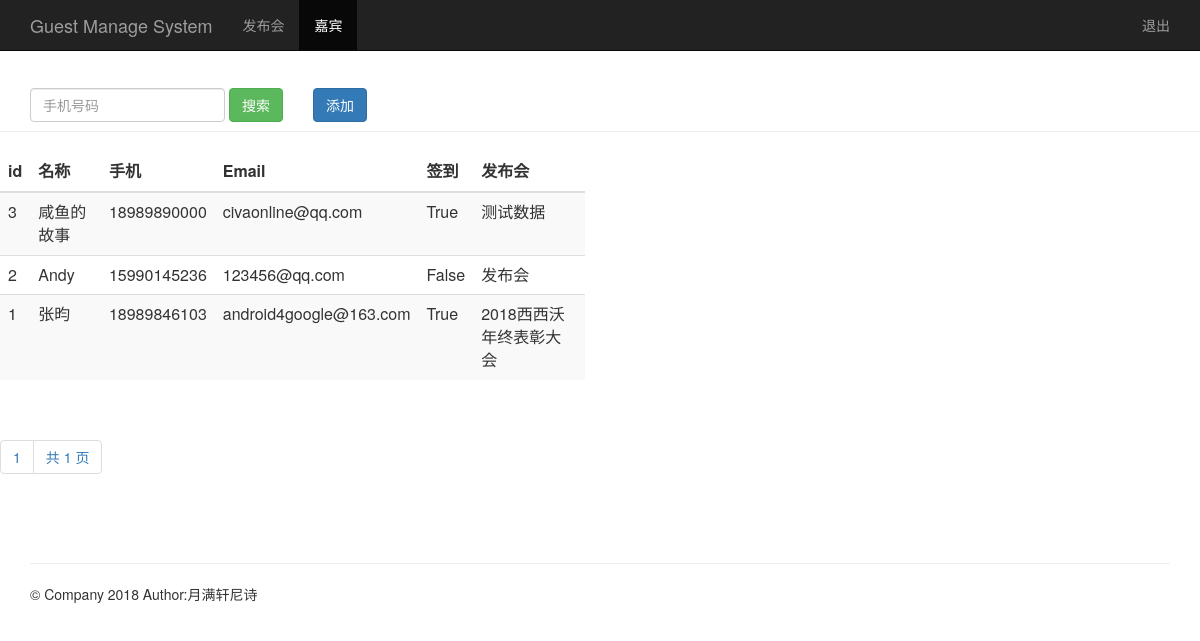
/guest_manage/, run on the app's committed database.
### sign/models.py (models this page shows, shortened)
class Guest(models.Model):
    event = models.ForeignKey(Event, on_delete=models.CASCADE)  # 关联发布会id
    realname = models.CharField(max_length=64)  # 姓名
    phone = models.CharField(max_length=16)  # 手机号
    email = models.EmailField()  # 邮箱
    sign = models.BooleanField()  # 签到状态
    create_time = models.DateTimeField(auto_now=True)  # 创建时间（自动获取当前时间）
    class Meta:
        unique_together = ('phone', 'event')
        ordering = ['-id']

class Event(models.Model):
    name = models.CharField(max_length=100)  # 发布会标题
    limit = models.IntegerField()  # 限制人数
    status = models.BooleanField()  # 状态
    address = models.CharField(max_length=200)  # 地址
    start_time = models.DateTimeField('events time')  # 发布会时间
    create_time = models.DateTimeField(auto_now=True)  # 创建时间（自动获取当前时间）
    def __str__(self):
        return self.name

### sign/views.py (the view)
# urls.py: path('guest_manage/', views.guest_manage),  # 添加guest_manage/配置路径
def guest_manage(request):
    username = request.session.get('user', '')
    guests = Guest.objects.all()
    paginatorGuest = Paginator(guests, 5)
    page = request.GET.get('page')
    try:
        contacts = paginatorGuest.page(page)
    except PageNotAnInteger:
        contacts = paginatorGuest.page(1)
    except EmptyPage:
        contacts = paginatorGuest.page(paginatorGuest.num_pages)
    return render(request, "guest_manage.html", {"user": username, "guests": contacts})

### sign/templates/guest_manage.html (shortened to what this page needs)
{% extends "base.html" %}
{% block content %}
    <nav class="navbar navbar-inverse navbar-fixed-top">
        <div class="container">
            <div class="navbar-header">
                <a class="navbar-brand" href="/event_manage/">Guest Manage System</a>
            </div>
            <div id="navbar" class="collapse navbar-collapse">
                <ul class="nav navbar-nav">
                    <li><a href="/event_manage/">发布会</a></li>
                    <li class="active"><a href="#">嘉宾</a></li>
                </ul>
                <ul class="nav navbar-nav navbar-right">
                    <li><a href="#">{{ user }}</a></li>
                    <li><a href="/logout/">退出</a></li>
                </ul>
            </div>
        </div>
    </nav>
    <div class="page-header" style="margin-top: 80px;">
        <div id="navbar" class="navbar-collapse collapse" style="float:left;">
            <form class="navbar-form" method="get" action="/search_phone/">
                <div class="form-group">
                    <input name="phone" type="text" placeholder="手机号码" class="form-control">
                </div>
                <button type="sub   mit" class="btn btn-success">搜索</button>
            </form>
        </div>
        <div
        "float:right;">
        <button type="submit" class="btn btn-primary" onclick="window.location.href='/add_guest/'"
                style="margin-top: 8px;">添加
        </button>
    </div>
    </div>
    <div class="row">
        <div class="col-md-6">
            <table class="table table-striped">
                <thead>
                <tr>
                    <th>id</th>
                    <th>名称</th>
                    <th>手机</th>
                    <th>Email</th>
                    <th>签到</th>
                    <th>发布会</th>
                </tr>
                </thead>
                {% for guest in guests %}
                    <tr>
                        <td>{{ guest.id }}</td>
                        <td>{{ guest.realname }}</td>
                        <td>{{ guest.phone }}</td>
                        <td>{{ guest.email }}</td>
                        <td>{{ guest.sign }}</td>
                        <td>{{ guest.event }}</td>
                    </tr>
                {% endfor %}
            </table>
        </div>
    </div>
    <div class="pagination">
            <span class="step-links">
              <ul class="pagination">
                  <li><a href="#">{{ guests.number }}</a></li>
                  <li><a href="#">共 {{ guests.paginator.num_pages }} 页</a></li>
              </ul>
            </span>
    </div>
{% endblock %}

### sign/templates/base.html (shortened to what this page needs)
<html>
<head>
    {% load bootstrap3 %}
    {% bootstrap_css %}
</head>
<body>
{% block content %}
{% endblock %}
    <div class="container theme-showcase" role="main">
      <div class="page-header">
      </div>
      <footer class="footer">
        <p>&copy; Company 2018      Author:月满轩尼诗</p>
      </footer>
    </div>
</body>
</html>

### data on the page
Guest: id "3", realname "咸鱼的故事", phone "18989890000", email "civaonline@qq.com", sign "True", event "测试数据"
Guest: id "2", realname "Andy", phone "15990145236", email "123456@qq.com", sign "False", event "发布会"
Guest: id "1", realname "张昀", phone "18989846103", email "android4google@163.com", sign "True", event "2018西西沃年终表彰大会"

### other printed values
{{ guests.number }} "1"
{{ guests.paginator.num_pages }} "1"
